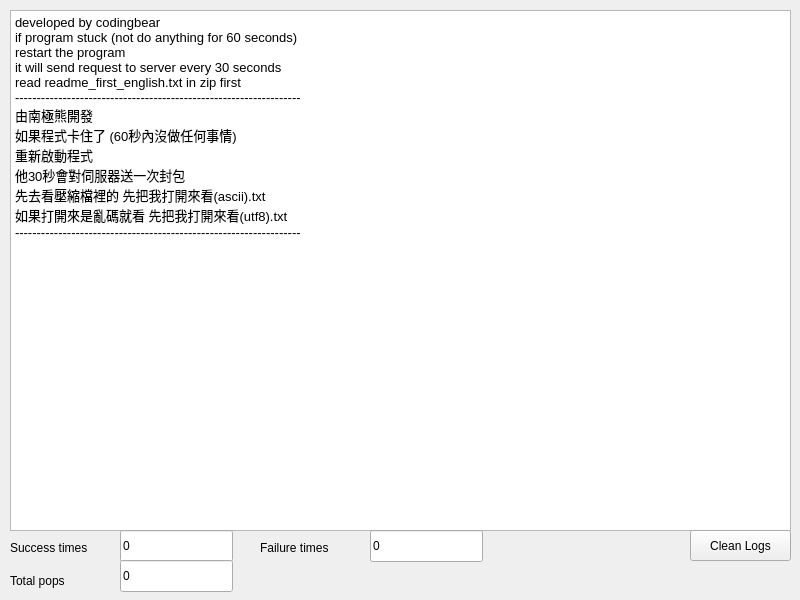
<?xml version="1.0" encoding="UTF-8"?>
<ui version="4.0">
 <class>MainWindow</class>
 <widget class="QMainWindow" name="MainWindow">
  <property name="geometry">
   <rect>
    <x>0</x>
    <y>0</y>
    <width>800</width>
    <height>600</height>
   </rect>
  </property>
  <property name="minimumSize">
   <size>
    <width>800</width>
    <height>600</height>
   </size>
  </property>
  <property name="maximumSize">
   <size>
    <width>800</width>
    <height>600</height>
   </size>
  </property>
  <property name="windowTitle">
   <string>Popcat Auto ; Developed by codingbear.南極雄</string>
  </property>
  <widget class="QWidget" name="centralwidget">
   <widget class="QTextEdit" name="textEdit">
    <property name="geometry">
     <rect>
      <x>10</x>
      <y>10</y>
      <width>781</width>
      <height>521</height>
     </rect>
    </property>
    <property name="readOnly">
     <bool>true</bool>
    </property>
    <property name="html">
     <string>&lt;!DOCTYPE HTML PUBLIC &quot;-//W3C//DTD HTML 4.0//EN&quot; &quot;http://www.w3.org/TR/REC-html40/strict.dtd&quot;&gt;
&lt;html&gt;&lt;head&gt;&lt;meta name=&quot;qrichtext&quot; content=&quot;1&quot; /&gt;&lt;style type=&quot;text/css&quot;&gt;
p, li { white-space: pre-wrap; }
&lt;/style&gt;&lt;/head&gt;&lt;body style=&quot; font-family:'Noto Sans'; font-size:10pt; font-weight:400; font-style:normal;&quot;&gt;
&lt;p style=&quot; margin-top:0px; margin-bottom:0px; margin-left:0px; margin-right:0px; -qt-block-indent:0; text-indent:0px;&quot;&gt;developed by codingbear&lt;/p&gt;
&lt;p style=&quot; margin-top:0px; margin-bottom:0px; margin-left:0px; margin-right:0px; -qt-block-indent:0; text-indent:0px;&quot;&gt;if program stuck (not do anything for 60 seconds)&lt;/p&gt;
&lt;p style=&quot; margin-top:0px; margin-bottom:0px; margin-left:0px; margin-right:0px; -qt-block-indent:0; text-indent:0px;&quot;&gt;restart the program&lt;br /&gt;it will send request to server every 30 seconds&lt;/p&gt;
&lt;p style=&quot; margin-top:0px; margin-bottom:0px; margin-left:0px; margin-right:0px; -qt-block-indent:0; text-indent:0px;&quot;&gt;read readme_first_english.txt in zip first &lt;br /&gt;------------------------------------------------------------------&lt;br /&gt;由南極熊開發&lt;br /&gt;如果程式卡住了 (60秒內沒做任何事情)&lt;/p&gt;
&lt;p style=&quot; margin-top:0px; margin-bottom:0px; margin-left:0px; margin-right:0px; -qt-block-indent:0; text-indent:0px;&quot;&gt;重新啟動程式&lt;br /&gt;他30秒會對伺服器送一次封包&lt;br /&gt;先去看壓縮檔裡的 先把我打開來看(ascii).txt&lt;br /&gt;如果打開來是亂碼就看 先把我打開來看(utf8).txt&lt;br /&gt;------------------------------------------------------------------&lt;/p&gt;&lt;/body&gt;&lt;/html&gt;</string>
    </property>
   </widget>
   <widget class="QLineEdit" name="success_times">
    <property name="geometry">
     <rect>
      <x>120</x>
      <y>530</y>
      <width>113</width>
      <height>32</height>
     </rect>
    </property>
    <property name="text">
     <string>0</string>
    </property>
    <property name="readOnly">
     <bool>true</bool>
    </property>
   </widget>
   <widget class="QLabel" name="label">
    <property name="geometry">
     <rect>
      <x>10</x>
      <y>537</y>
      <width>111</width>
      <height>21</height>
     </rect>
    </property>
    <property name="text">
     <string>Success times</string>
    </property>
   </widget>
   <widget class="QLineEdit" name="failure_times">
    <property name="geometry">
     <rect>
      <x>370</x>
      <y>530</y>
      <width>113</width>
      <height>32</height>
     </rect>
    </property>
    <property name="text">
     <string>0</string>
    </property>
    <property name="readOnly">
     <bool>true</bool>
    </property>
   </widget>
   <widget class="QLabel" name="label_2">
    <property name="geometry">
     <rect>
      <x>260</x>
      <y>537</y>
      <width>111</width>
      <height>21</height>
     </rect>
    </property>
    <property name="text">
     <string>Failure times</string>
    </property>
   </widget>
   <widget class="QLabel" name="label_3">
    <property name="geometry">
     <rect>
      <x>10</x>
      <y>570</y>
      <width>111</width>
      <height>21</height>
     </rect>
    </property>
    <property name="text">
     <string>Total pops</string>
    </property>
   </widget>
   <widget class="QLineEdit" name="total_pops">
    <property name="geometry">
     <rect>
      <x>120</x>
      <y>560</y>
      <width>113</width>
      <height>32</height>
     </rect>
    </property>
    <property name="text">
     <string>0</string>
    </property>
    <property name="readOnly">
     <bool>true</bool>
    </property>
   </widget>
   <widget class="QPushButton" name="pushButton">
    <property name="geometry">
     <rect>
      <x>690</x>
      <y>530</y>
      <width>101</width>
      <height>31</height>
     </rect>
    </property>
    <property name="text">
     <string>Clean Logs</string>
    </property>
   </widget>
  </widget>
 </widget>
 <resources/>
 <connections/>
</ui>
